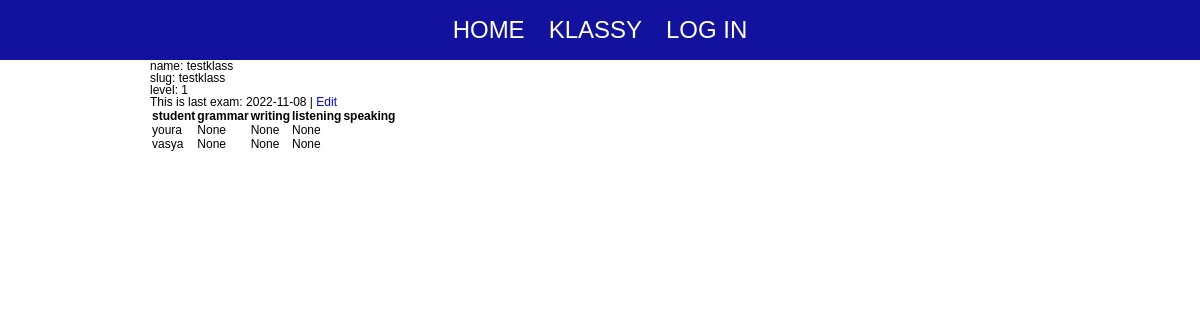
The app's page /exact-klass/testklass with its own data.
### m/models.py (models this page shows, shortened)
class Klass(models.Model):
    name = models.CharField(max_length = 255)
    slug = models.SlugField(db_index = True)
    level = models.IntegerField(default = 1)

class ExamTable(models.Model):
    slug = models.SlugField()
    create_time = models.DateTimeField(auto_now_add = True)
    for_klass = models.ForeignKey('Klass', related_name = 'exam_tables', on_delete = models.CASCADE)
    def get_editing_url(self):
        return reverse('edit_exam_tables', kwargs = {'exam_table_slug': self.slug})

class Marks(models.Model):
    student = models.ForeignKey('User', related_name = 'marks', on_delete = models.CASCADE)
    grammar = models.IntegerField(null = True)
    writing = models.IntegerField(null = True)
    listening = models.IntegerField(null = True)
    speaking = models.IntegerField(null = True)
    exam_table = models.ForeignKey('ExamTable', related_name = 'table_lines', on_delete = models.CASCADE)

class User(AbstractUser):
    phonenumber = models.CharField(max_length = 255, default = '+996-999-999-999')
    balance = models.IntegerField(null = True)
    bio = models.TextField(blank = True)
    klass = models.ForeignKey('Klass', on_delete = models.CASCADE, related_name = 'users', null = True)

### m/views.py (the view)
# urls.py: path('exact-klass/<slug:klass_slug>', ExatKlass.as_view(), name = 'exact_klass'),
class ExatKlass(DataMixin, DetailView):
    model = Klass
    template_name = 'm/exact-klass.html'
    context_object_name = 'klass'
    def get_context_data(self, **kwargs):
        context = super().get_context_data(**kwargs)
        c_cont = self.get_user_context(
            title = 'some klass',
            last_exam = context['klass'].exam_tables.last()
        )
        context.update(c_cont)
        return context
    def get_object(self):
        return Klass.objects.get(slug = self.kwargs['klass_slug'])

### m/utils.py (called while the page is built)
    def get_user_context(self, **kwargs):
        context = kwargs
        context.update({
            'is_auth': self.request.user.is_authenticated,
            'is_super': self.request.user.is_superuser,
            'menu': menu
        })
        return context

### m/templates/m/exact-klass.html (shortened to what this page needs)
{% extends 'm/base.html' %}
{% load static %}
{% block content %}
<div class="container">
    <p>name: {{ klass.name }}</p>
    <p>slug: {{ klass.slug }}</p>
    <p>level: {{ klass.level }}</p>
    <p>This is last exam: {{ last_exam.create_time | date:'Y-m-d' }} | <a href="{{ last_exam.get_editing_url }}">Edit</a></p>
    <table>
        <tr>
            <th>student</th>
            <th>grammar</th>
            <th>writing</th>
            <th>listening</th>
            <th>speaking</th>
        </tr>
        {% for line in last_exam.table_lines.all %}
        <tr>
            <td>{{ line.student }}</td>
            <td>{{ line.grammar }}</td>
            <td>{{ line.writing }}</td>
            <td>{{ line.speaking }}</td>
        </tr>
        {% endfor %}
    </table>
</div>
{% endblock %}

### m/templates/m/base.html (shortened to what this page needs)
{% load static %}
<!DOCTYPE html>
<html lang="en">
<head>
    <link rel="stylesheet" href="{% static 'm/css/a_null.css' %}">
    <link rel="stylesheet" href="{% static 'm/css/base.css' %}">
</head>
<body>
    <header class="header">
        <div class="container">
            <div class="header__wrapper">
                <nav class="header__nav nav">
                    {% for m in menu %}
                        <a class="nav__link _hoover" href="{% url m.url %}" class="nav__link">{{ m.name }}</a>
                    {% endfor %}
                    {% if is_auth %}<a class="nav__link _hoover" href="{{ request.user.get_absolute_url }}">Profile</a>{% else %}<a class="nav__link _hoover" href="{% url 'login' %}">Log In</a>{% endif %}
                </nav>
            </div>
        </div>
    </header>
    {% block content %}
    {% endblock %}
</body>
</html>

### m/static/m/css/a_null.css (style rules this page uses)
:root { --main-site-color: #12129f; }
* { padding: 0; margin: 0; border: 0; }
*, *:before, *:after { -webkit-box-sizing: border-box; box-sizing: border-box; }
nav, footer, header, aside { display: block; }
html, body { height: 100%; width: 100%; font-size: 100%; line-height: 1; font-size: 12px; background-color: #fff; color: #000; font-family: "Arial"; -ms-text-size-adjust: 100%; -moz-text-size-adjust: 100%; -webkit-text-size-adjust: 100%; }
a, a:visited { text-decoration: none; }
._hoover { -webkit-transition: 0.4s; transition: 0.4s; }

### m/static/m/css/base.css (style rules this page uses)
.container { max-width: 940px; padding: 0 20px; margin: 0 auto; }
.header { background-color: var(--main-site-color); color: white; padding: 1.5rem 0; }
.nav { display: -webkit-box; display: -ms-flexbox; display: flex; -webkit-box-pack: center; -ms-flex-pack: center; justify-content: center; }
.nav__link { color: white; display: block; font-size: 2rem; margin: 0 2rem 0 0; text-transform: uppercase; }
.nav__link:last-child { margin: 0; }

### records on screen
Klass: name "testklass", slug "testklass", level "1"
ExamTable: create_time "2022-11-08"
Marks: student "youra", grammar "None", writing "None", speaking "None"
Marks: student "vasya", grammar "None", writing "None", speaking "None"

### other values on screen
{{ m.name }} "HOME" "KLASSY"
